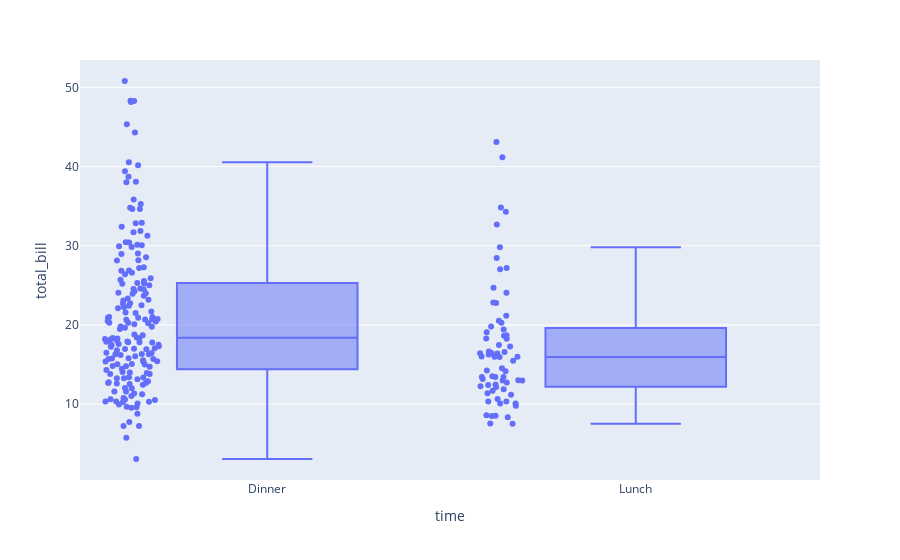

Source (notebook cell):
### Markdown cell above
## Display the underlying data

With the points argument, display underlying data points with either all points (all), outliers only (outliers, default), or none of them (False).

### Code cell
import plotly.express as px
df = px.data.tips()
fig = px.box(df, x="time", y="total_bill", points="all")
fig.show()

### Figure 1 — Plotly figure (JSON) as saved in the notebook; plotly's stock layout.template omitted (floating-point values rounded to 4 significant figures; data arrays with more than 128 entries replaced by an {"elided": "..."} marker saying what was removed)
{"data": [{"alignmentgroup": "True", "boxpoints": "all", "hoverlabel": {"namelength": 0}, "hovertemplate": "time=%{x}<br>total_bill=%{y}", "legendgroup": "", "marker": {"color": "#636efa"}, "name": "", "notched": false, "offsetgroup": "", "orientation": "v", "showlegend": false, "type": "box", "x": {"elided": "244 str values"}, "x0": " ", "xaxis": "x", "y": {"elided": "244 float values"}, "y0": " ", "yaxis": "y"}], "layout": {"boxmode": "group", "legend": {"tracegroupgap": 0}, "margin": {"t": 60}, "xaxis": {"anchor": "y", "domain": [0, 1], "title": {"text": "time"}}, "yaxis": {"anchor": "x", "domain": [0, 1], "title": {"text": "total_bill"}}}}
